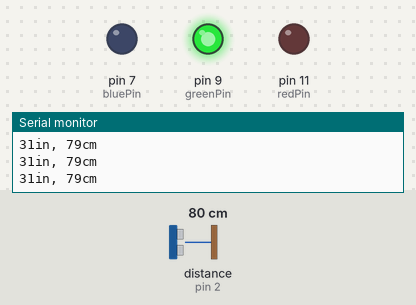
Bench run of a sketch on a simulated Arduino Uno, built with avr-gcc and run on an emulated ATmega328P. Shown: output pins drawn as LEDs (lit = HIGH), the last lines printed to the serial monitor. Wiring (inferred from the names in the program): ultrasonic range finder: trigger pin 3; echo pin 2. The test bench sets the inputs (shaded band); at power-on: distance to the obstacle (sensor on pin 2) 80 cm. The echo pulse lasts 58.3 µs per cm; pins used as bus, display or sensor lines are not drawn.

Above: at 1.2 s.
1.3 s: distance to the obstacle (sensor on pin 2) set to 23 cm
2.8 s: distance to the obstacle (sensor on pin 2) set to 19 cm
At 3.9 s:
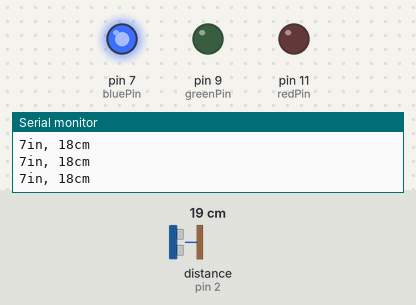
4.5 s: distance to the obstacle (sensor on pin 2) set to 7 cm
6.0 s: distance to the obstacle (sensor on pin 2) set to 4 cm
At 6.8 s:
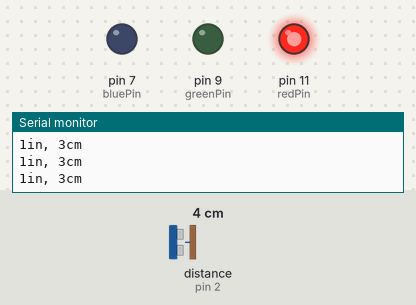
7.5 s: distance to the obstacle (sensor on pin 2) set to 9 cm
At 8.2 s:
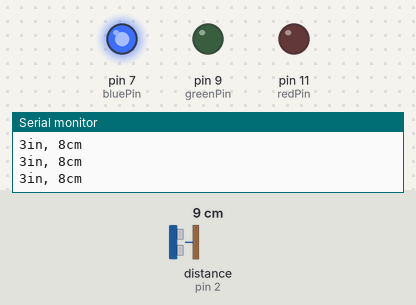
9.0 s: distance to the obstacle (sensor on pin 2) set to 2 cm
At 9.6 s:
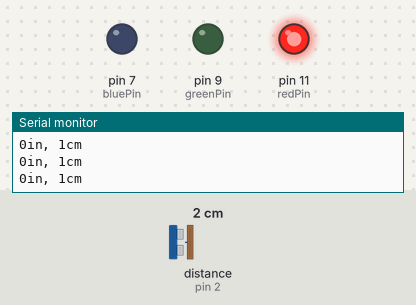
Timing chart, 0 to 11.5 s (numbered marks = the images above; inputs shaded):
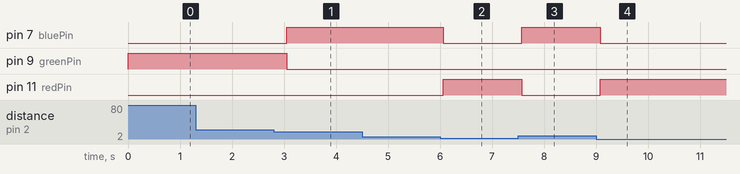

The sketch:

ultrasonicsensor.ino
```cpp
int trigPin = 3;  // Trigger
int echoPin = 2;  // Echo
const int bluePin = 7;
const int greenPin = 9;
const int redPin = 11;
long duration, cm, inches;

void setup() {
  //Serial Port begin
  Serial.begin(9600);
  //Define inputs and outputs
  pinMode(trigPin, OUTPUT);
  pinMode(echoPin, INPUT);
}

void loop() {
  // The sensor is triggered by a HIGH pulse of 10 or more microseconds.
  // Give a short LOW pulse beforehand to ensure a clean HIGH pulse:
  digitalWrite(trigPin, LOW);
  delayMicroseconds(5);
  digitalWrite(trigPin, HIGH);
  delayMicroseconds(10);
  digitalWrite(trigPin, LOW);

  // Read the signal from the sensor: a HIGH pulse whose
  // duration is the time (in microseconds) from the sending
  // of the ping to the reception of its echo off of an object.
  pinMode(echoPin, INPUT);
  pinMode(trigPin, OUTPUT);
  pinMode(greenPin, OUTPUT);
  pinMode(bluePin, OUTPUT);
  pinMode(redPin, OUTPUT);

  duration = pulseIn(echoPin, HIGH);

  // Convert the time into a distance
  cm = (duration / 2) / 29.1;    // Divide by 29.1 or multiply by 0.0343
  inches = (duration / 2) / 74;  // Divide by 74 or multiply by 0.0135

  Serial.print(inches);
  Serial.print("in, ");
  Serial.print(cm);
  Serial.print("cm");
  Serial.println();

  if (cm < 5) {
    digitalWrite(redPin, HIGH);
    digitalWrite(bluePin, LOW);
    digitalWrite(greenPin, LOW);
  } else if (cm >= 5 && cm < 20) {
    digitalWrite(bluePin, HIGH);
    digitalWrite(redPin, LOW);
    digitalWrite(greenPin, LOW);
  } else {
    digitalWrite(greenPin, HIGH);
    digitalWrite(redPin, LOW);
    digitalWrite(bluePin, LOW);
  }

  delay(250);
}
```

Measured:
- the behaviour switches between 21 and 20 cm on distance to the obstacle (sensor on pin 2) (found by bisection; images 0 and 1)
- the behaviour switches between 6 and 5 cm on distance to the obstacle (sensor on pin 2) (found by bisection; images 1 and 2)
- after the input at 2.8 s, pin 7 (bluePin): LOW → HIGH after 0.25 s; pin 9 (greenPin): HIGH → LOW after 0.25 s
- after the input at 6.0 s, pin 7 (bluePin): HIGH → LOW after 0.07 s; pin 11 (redPin): LOW → HIGH after 0.07 s
- after the input at 7.5 s, pin 7 (bluePin): LOW → HIGH after 0.07 s; pin 11 (redPin): HIGH → LOW after 0.07 s
- after the input at 9.0 s, pin 7 (bluePin): HIGH → LOW after 0.08 s; pin 11 (redPin): LOW → HIGH after 0.08 s
